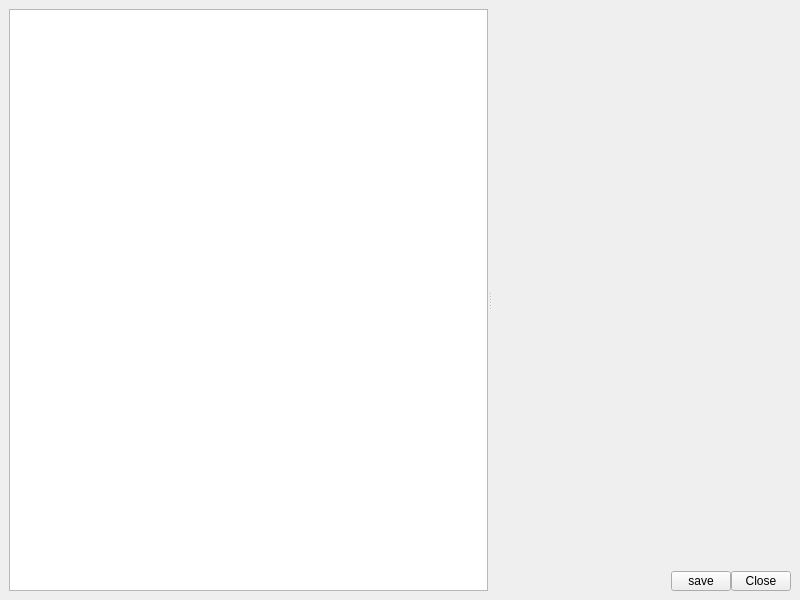
<?xml version="1.0" encoding="UTF-8"?>
<ui version="4.0">
 <class>mw_toolSettings</class>
 <widget class="QMainWindow" name="mw_toolSettings">
  <property name="geometry">
   <rect>
    <x>0</x>
    <y>0</y>
    <width>800</width>
    <height>600</height>
   </rect>
  </property>
  <property name="windowTitle">
   <string>Tool Settings</string>
  </property>
  <widget class="QWidget" name="centralwidget">
   <layout class="QGridLayout" name="gridLayout">
    <item row="0" column="0">
     <widget class="QSplitter" name="splitter">
      <property name="orientation">
       <enum>Qt::Horizontal</enum>
      </property>
      <widget class="QWidget" name="verticalLayoutWidget_2">
       <layout class="QVBoxLayout" name="vl_category">
        <property name="spacing">
         <number>0</number>
        </property>
        <item>
         <widget class="QTreeWidget" name="tw_category">
          <property name="alternatingRowColors">
           <bool>true</bool>
          </property>
          <property name="indentation">
           <number>12</number>
          </property>
          <attribute name="headerVisible">
           <bool>false</bool>
          </attribute>
          <column>
           <property name="text">
            <string notr="true">1</string>
           </property>
          </column>
         </widget>
        </item>
       </layout>
      </widget>
      <widget class="QWidget" name="verticalLayoutWidget">
       <layout class="QVBoxLayout" name="vl_settings">
        <property name="spacing">
         <number>0</number>
        </property>
        <property name="topMargin">
         <number>0</number>
        </property>
        <property name="bottomMargin">
         <number>0</number>
        </property>
        <item>
         <widget class="QFrame" name="qf_settingsWidget">
          <layout class="QVBoxLayout" name="vl_settingsWidget">
           <property name="spacing">
            <number>0</number>
           </property>
           <property name="margin">
            <number>0</number>
           </property>
          </layout>
         </widget>
        </item>
        <item>
         <spacer name="verticalSpacer">
          <property name="orientation">
           <enum>Qt::Vertical</enum>
          </property>
          <property name="sizeHint" stdset="0">
           <size>
            <width>20</width>
            <height>40</height>
           </size>
          </property>
         </spacer>
        </item>
        <item>
         <layout class="QHBoxLayout" name="hl_settingsOptions">
          <property name="spacing">
           <number>0</number>
          </property>
          <property name="topMargin">
           <number>0</number>
          </property>
          <item>
           <spacer name="horizontalSpacer_2">
            <property name="orientation">
             <enum>Qt::Horizontal</enum>
            </property>
            <property name="sizeHint" stdset="0">
             <size>
              <width>40</width>
              <height>20</height>
             </size>
            </property>
           </spacer>
          </item>
          <item>
           <widget class="QPushButton" name="pb_save">
            <property name="maximumSize">
             <size>
              <width>60</width>
              <height>20</height>
             </size>
            </property>
            <property name="text">
             <string>save</string>
            </property>
           </widget>
          </item>
          <item>
           <widget class="QPushButton" name="pb_close">
            <property name="maximumSize">
             <size>
              <width>60</width>
              <height>20</height>
             </size>
            </property>
            <property name="text">
             <string>Close</string>
            </property>
           </widget>
          </item>
         </layout>
        </item>
       </layout>
      </widget>
     </widget>
    </item>
   </layout>
  </widget>
 </widget>
 <resources/>
 <connections/>
</ui>
